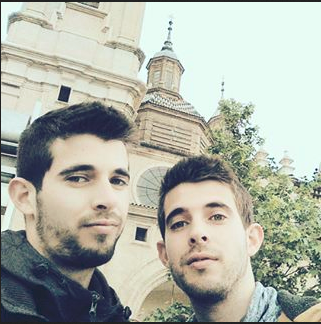
#> input picture mvcImageEditor/wwwroot/uploads/img1.PNG, 321 x 324 px, found by its file name
$ python transparenceFusionImageScript.py C:/Users/LENOVO/Pictures/img1.PNG C:/Users/LENOVO/Pictures/Captura.PNG
#> lines starting #> are read from the running program, lines starting #| are printed output that depends on the picture
#!/usr/bin/python
import cv2
import numpy as np
from matplotlib import pyplot as plt
import sys

# print('Number of arguments:' + len(sys.argv) + 'arguments.')
print("--------------------------------")
print('Transparence fusion image method')
print("--------------------------------")

print('Argument List: ')
val = 0
for index, x in enumerate(sys.argv[::]):
    val += 1
    print(str(val) + ": " + sys.argv[index])

#c#
try:


	argFrontImageRoute = sys.argv[1]
	argBackImageRoute = sys.argv[2]
	print("front img route " + argFrontImageRoute)
	print("back img route " + argBackImageRoute)

except Exception as e:
	print('Failed trying to get each argument: '+ str(e))
print("---")


print('Proccessing cv2 imread images')
try:
	frontImage = cv2.imread(argFrontImageRoute)
#> frontImage is the input picture: shape (324, 321, 3); mean B, G, R 167.3, 178.5, 174.7
	backImage = cv2.imread(argBackImageRoute)
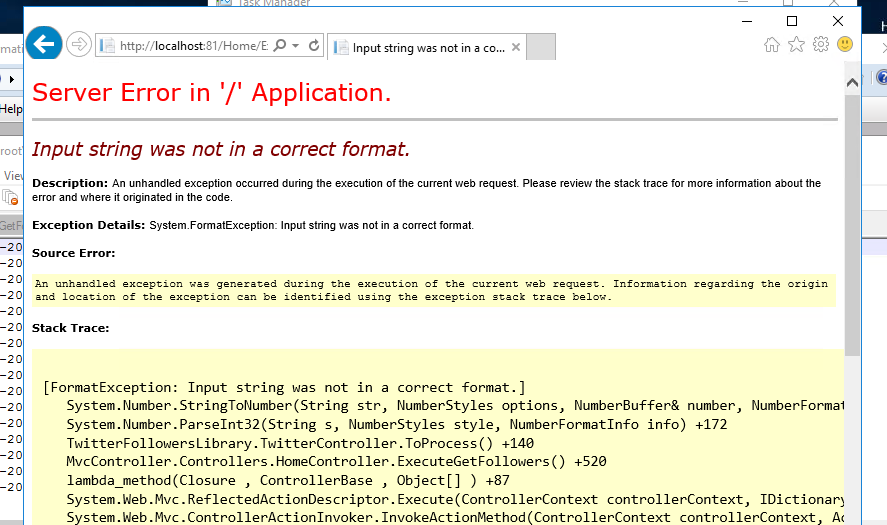
#> input picture mvcImageEditor/wwwroot/uploads/Captura.PNG, 887 x 525 px, found by its file name
#> backImage is the input picture: shape (525, 887, 3); mean B, G, R 222.1, 238.4, 239
	print('Imread executed successfully')
except Exception as e:
	print('Failed trying to read the images with imread: '+ str(e))

print("---")

#get sizes and calculate the avg of the two images

print('Getting the image size and channels')

try:
	frontHeight, frontWidth, frontChannels = frontImage.shape
#> frontHeight = 324; frontWidth = 321; frontChannels = 3
	backHeight, backWidth, backChannels = backImage.shape
#> backHeight = 525; backWidth = 887; backChannels = 3
except Exception as e:
	print('Failed trying to get the shape of images: '+ str(e))

print('Calculating the size avg')

try:
	heightAvgSize = frontHeight + backHeight / 2
#> heightAvgSize = 586.5
	widthAvgSize = frontWidth + backWidth / 2
#> widthAvgSize = 764.5

	print("")

except Exception as e:
	print('Failed trying to calculate the sizes averages: '+ str(e))

# check if with diferent channels number dont generate error in the fusion


# do the resize to two images like: CvInvoke.Resize(backImage, resizedImageBack, new Size(668, 498));

print('Executing the resizing on images')

frontImgResized = cv2.resize(frontImage, (int(widthAvgSize), int(heightAvgSize)))
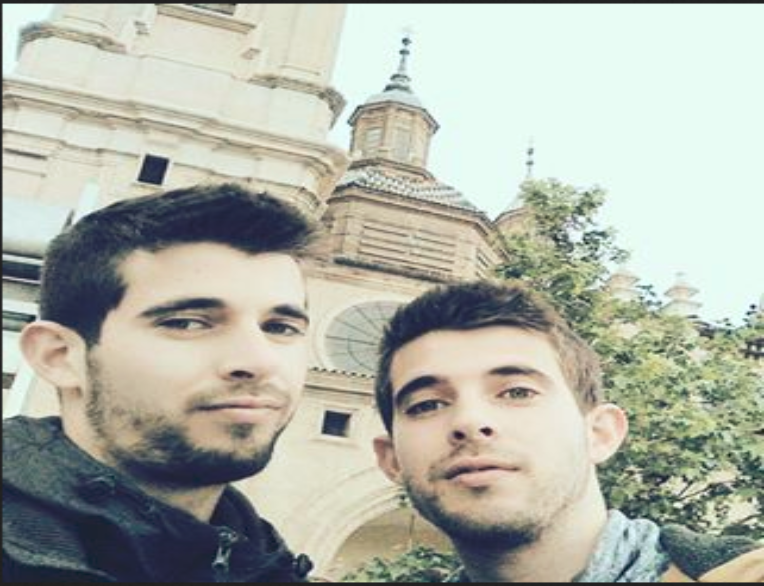
#> frontImgResized: shape (586, 764, 3); mean B, G, R 167.3, 178.4, 174.7
backImgResized = cv2.resize(backImage, (int(widthAvgSize), int(heightAvgSize)))
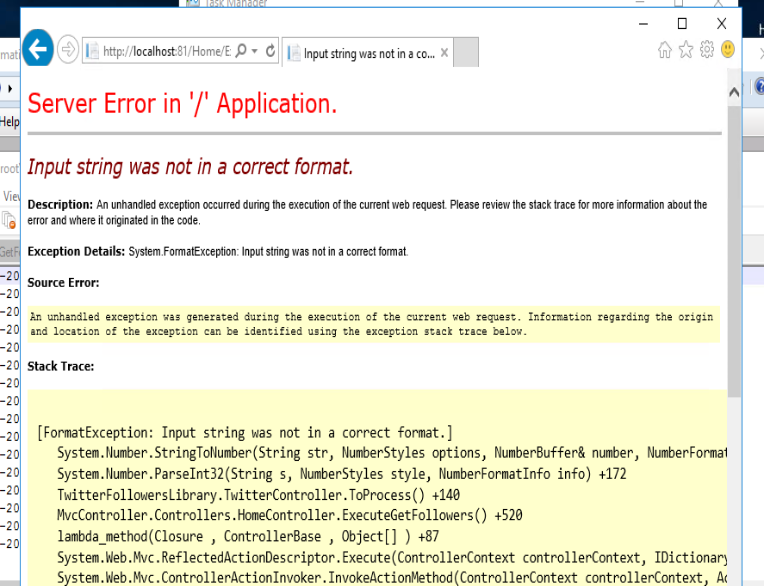
#> backImgResized: shape (586, 764, 3); mean B, G, R 222.1, 238.4, 239


print("---")


# do addweith like: CvInvoke.addWeighted(resizedImageBack, 0.39, resizedImageMask, 0.61, 0.0, imgEdit);
print('Executing the addWeighted to get the new image')
try:
	newImage = cv2.addWeighted(frontImgResized, 0.39, backImgResized, 0.61, 0)
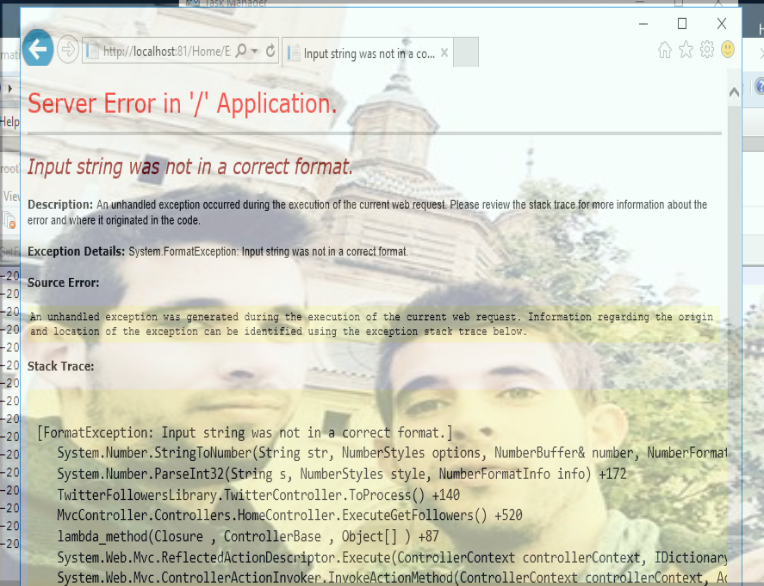
#> newImage: shape (586, 764, 3); mean B, G, R 200.7, 215, 213.9
except Exception as e:
	print('Failed to execute addWeighted method. Message: ' + str(e))


print("---")

#saving the image
print('trying to save the new image')


newImagePath = r'C:\Users\LENOVO\source\repos\imageEditorProject\mvcImageEditor\wwwroot\uploads\created\aaa.png'

try:

	cv2.imwrite(newImagePath, newImage)
	#plt.savefig('C:\Users\LENOVO\source\repos\imageEditorProject\mvcImageEditor\wwwroot\uploads\created\aaa.png')
	print('Image saved successfully')
	print(newImagePath)

except Exception as e:
	print('Failed to save the image: '+ str(e))


print("")
print(newImagePath)


#return 'C:\Users\LENOVO\source\repos\imageEditorProject\mvcImageEditor\wwwroot\uploads\created\aaa.png'

#C:\Users\LENOVO\imageProjectEnv\Scripts\python C:\Users\LENOVO\source\repos\imageEditorProject\TestLibrary\Scripts\transparenceFusionImageScript.py C:\Users\LENOVO\Pictures\img1.PNG C:\Users\LENOVO\Pictures\Captura.PNG
